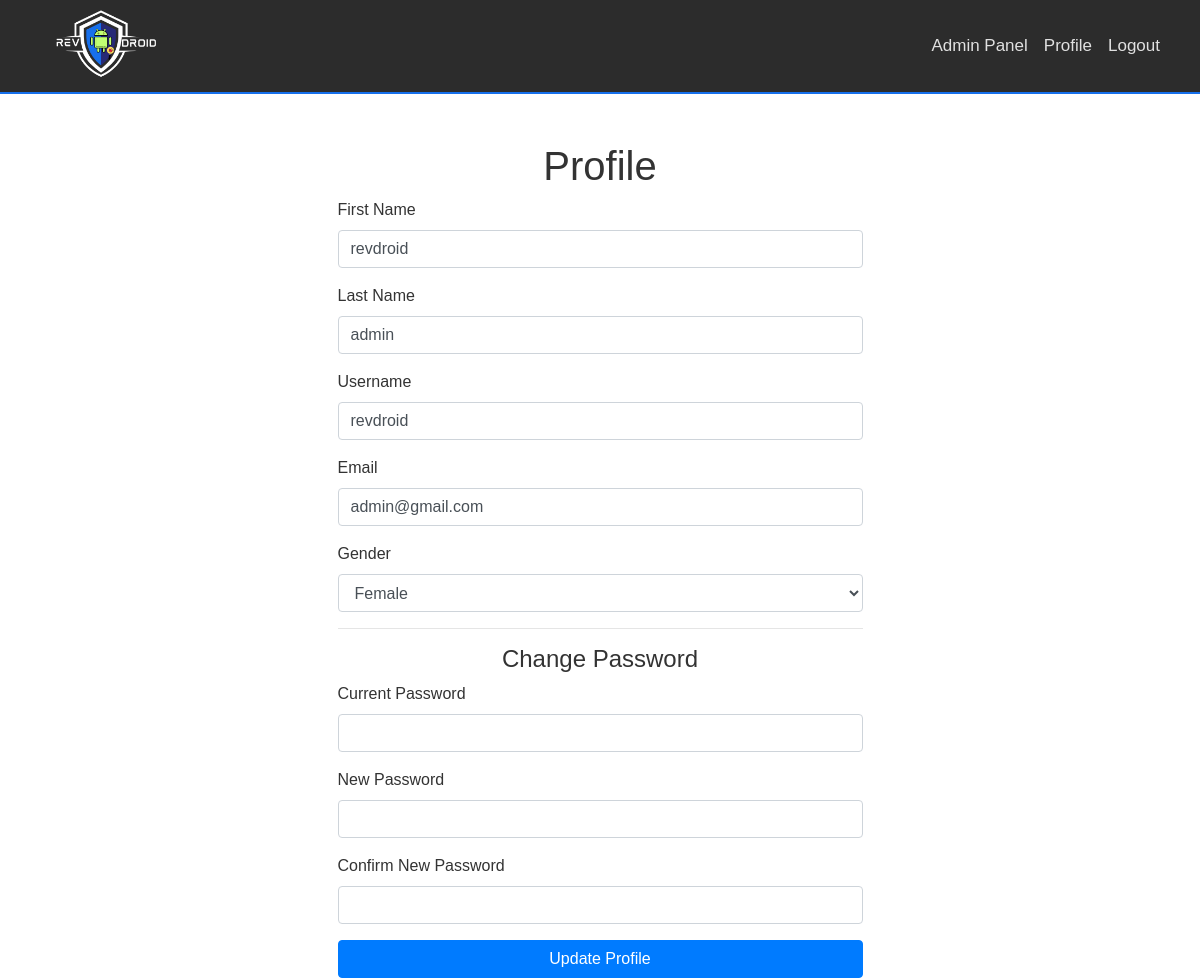
The app's page /profile (signed in), older data.
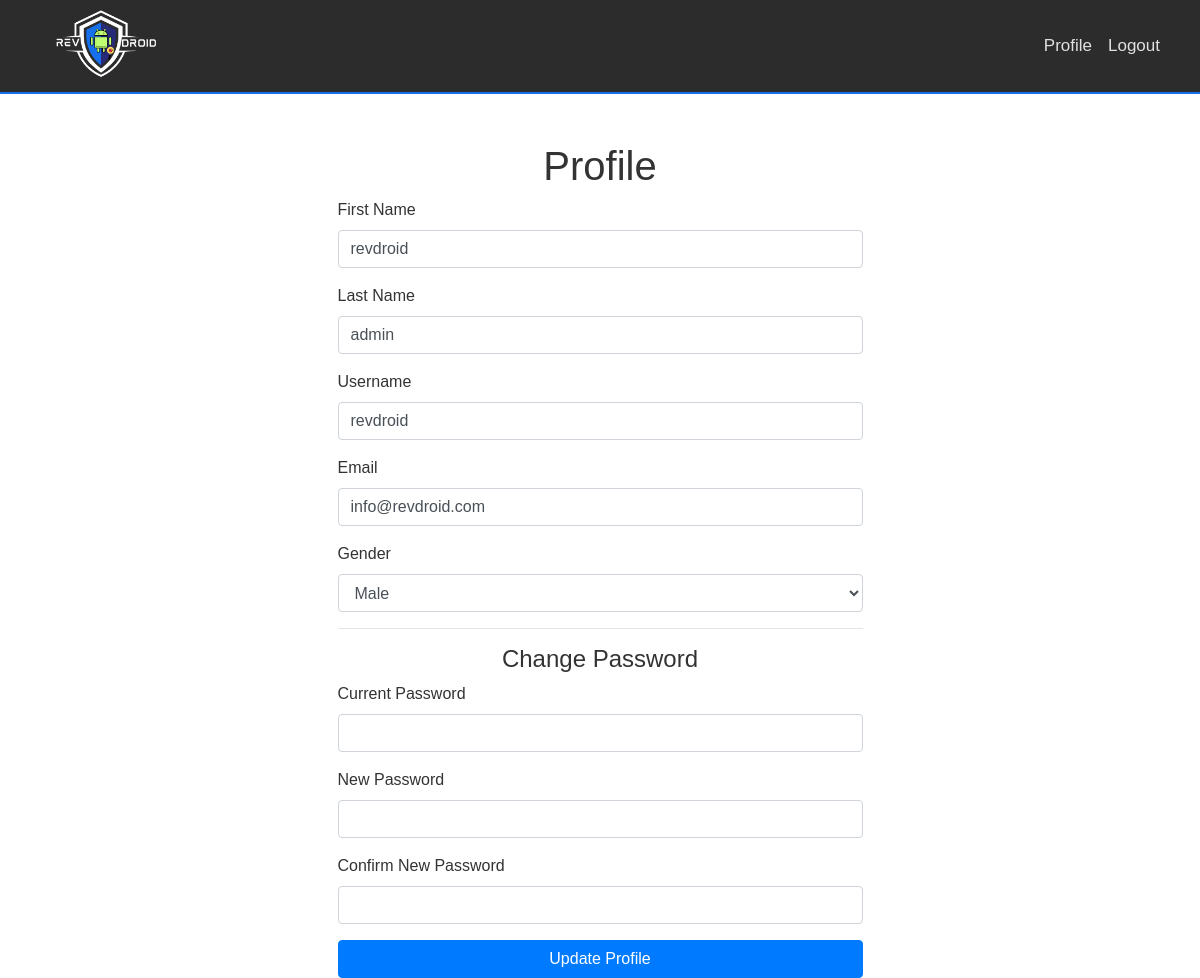
The same page, newer data.
### app/models.py (models this page shows, shortened)
class User(db.Model, UserMixin):
    id = db.Column(db.Integer, primary_key=True)
    first_name = db.Column(db.String(20), nullable=False)
    last_name = db.Column(db.String(20), nullable=False)
    username = db.Column(db.String(20), unique=True, nullable=False)
    email = db.Column(db.String(120), unique=True, nullable=False)
    gender = db.Column(db.String(6), nullable=False)
    image_file = db.Column(db.String(20), nullable=False, default='default.jpg')
    password = db.Column(db.String(60), nullable=False)
    is_admin = db.Column(db.Boolean, default=False)
    date_created = db.Column(db.DateTime, nullable=False, default=datetime.utcnow)

### app/routes.py (the view)
@main.route("/profile", methods=['GET', 'POST'])
@login_required
def profile():
    form = UpdateAccountForm()
    password_form = ChangePasswordForm()
    if form.validate_on_submit() and password_form.validate_on_submit():
        current_user.first_name = form.first_name.data
        current_user.last_name = form.last_name.data
        current_user.username = form.username.data
        current_user.email = form.email.data
        current_user.gender = form.gender.data
        if bcrypt.check_password_hash(current_user.password, password_form.current_password.data):
            hashed_password = bcrypt.generate_password_hash(password_form.new_password.data).decode('utf-8')
            current_user.password = hashed_password
            flash('Your password has been updated!', 'success')
        else:
            flash('Current password is incorrect.', 'danger')
        db.session.commit()
        flash('Your account has been updated!', 'success')
        return redirect(url_for('main.profile'))
    elif request.method == 'GET':
        form.first_name.data = current_user.first_name
        form.last_name.data = current_user.last_name
        form.username.data = current_user.username
        form.email.data = current_user.email
        form.gender.data = current_user.gender
    return render_template('profile.html', title='Profile', form=form, password_form=password_form)

### app/forms.py (shortened to what this page needs)
class UpdateAccountForm(FlaskForm):
    first_name = StringField('First Name', validators=[DataRequired(), Length(min=2, max=20)])
    last_name = StringField('Last Name', validators=[DataRequired(), Length(min=2, max=20)])
    username = StringField('Username', validators=[DataRequired(), Length(min=2, max=20)])
    email = StringField('Email', validators=[DataRequired(), Email()])
    gender = SelectField('Gender', choices=[('Male', 'Male'), ('Female', 'Female')], validators=[DataRequired()])
    submit = SubmitField('Update')

class ChangePasswordForm(FlaskForm):
    current_password = PasswordField('Current Password', validators=[DataRequired()])
    new_password = PasswordField('New Password', validators=[DataRequired(), Length(min=6, max=60)])
    confirm_password = PasswordField('Confirm Password', validators=[DataRequired(), EqualTo('new_password')])
    submit = SubmitField('Change Password')

### app/models.py (called while the page is built)
@login_manager.user_loader
def load_user(user_id):
    return User.query.get(int(user_id))

### app/templates/profile.html (shortened to what this page needs)
{% extends "layout.html" %}
{% block content %}
<div class="container mt-5">
    <div class="row">
        <div class="col-md-6 offset-md-3">
            <h1 class="text-center">Profile</h1>
            <form method="POST" action="{{ url_for('main.profile') }}">
                <div class="form-group">
                    <label for="first_name">First Name</label>
                    {{ form.first_name(class="form-control") }}
                </div>
                <div class="form-group">
                    <label for="last_name">Last Name</label>
                    {{ form.last_name(class="form-control") }}
                </div>
                <div class="form-group">
                    <label for="username">Username</label>
                    {{ form.username(class="form-control") }}
                </div>
                <div class="form-group">
                    <label for="email">Email</label>
                    {{ form.email(class="form-control") }}
                </div>
                <div class="form-group">
                    <label for="gender">Gender</label>
                    {{ form.gender(class="form-control") }}
                </div>
                <hr>
                <h4 class="text-center">Change Password</h4>
                <div class="form-group">
                    <label for="current_password">Current Password</label>
                    {{ password_form.current_password(class="form-control") }}
                </div>
                <div class="form-group">
                    <label for="new_password">New Password</label>
                    {{ password_form.new_password(class="form-control") }}
                </div>
                <div class="form-group">
                    <label for="confirm_password">Confirm New Password</label>
                    {{ password_form.confirm_password(class="form-control") }}
                </div>
                <button type="submit" class="btn btn-primary btn-block">Update Profile</button>
            </form>
        </div>
    </div>
</div>
{% endblock %}

### app/templates/layout.html (shortened to what this page needs)
<!DOCTYPE html>
<html lang="en">
<head>
    <link rel="stylesheet" href="https://stackpath.bootstrapcdn.com/bootstrap/4.5.2/css/bootstrap.min.css">
</head>
<body>
    <nav class="navbar navbar-expand-lg">
        <a class="navbar-brand" href="{{ url_for('main.home') }}">
            <img src="{{ url_for('static', filename='Media/WhiteLogo.png') }}" alt="RevDroid Logo" class="navbar-logo">
        </a>
        <div class="collapse navbar-collapse" id="navbarNav">
            <ul class="navbar-nav ml-auto">
                {% if current_user.is_authenticated %}
                    {% if current_user.is_admin %}
                        <li class="nav-item">
                            <a class="nav-link" href="{{ url_for('main.admin') }}">Admin Panel</a>
                        </li>
                    {% endif %}
                    <li class="nav-item">
                        <a class="nav-link" href="{{ url_for('main.profile') }}">Profile</a>
                    </li>
                    <li class="nav-item">
                        <a class="nav-link" href="{{ url_for('main.logout') }}">Logout</a>
                    </li>
                {% endif %}
            </ul>
        </div>
    </nav>
    <div class="container">
        {% block content %}{% endblock %}
    </div>
</body>
</html>

### app/templates/layout.html (style rules this page uses)
body { margin: 0; padding: 0; font-family: 'Poppins', sans-serif; background-color: linear-gradient(135deg, #1a1a1d, #121212); color: #333333; }
.navbar { background-color: #2c2c2c; padding: 0.2rem 2rem; border-bottom: 2px solid #1670eb; align-items: center; height: 94px; display: flex; }
.navbar-logo { height: 135px; width: auto; margin-right: 10px; }
.navbar-nav .nav-link { color: #e0e0e0; font-size: 17px; font-weight: 500; text-transform: capitalize; transition: color 0.3s ease-in-out; padding: 0.2rem 0.5rem; }
.navbar-brand { display: flex; align-items: center; padding: 0; }
.container { margin-top: 20px; }

Row changes from the older to the newer data that the page shows:
changed User "revdroid": email "admin@gmail.com" → "info@revdroid.com"; gender "Female" → "Male"; is_admin True → False (drawn)
Text that changed along with them:
text no longer shown: "Admin Panel"
